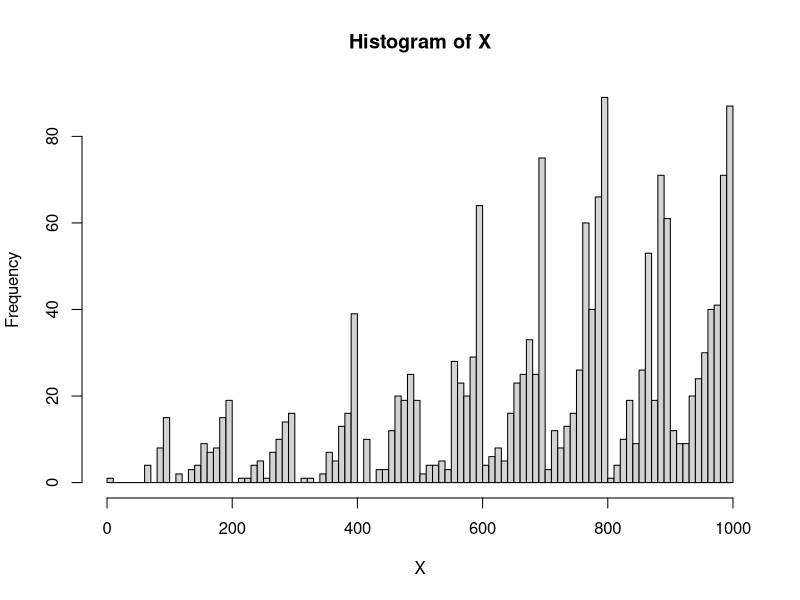
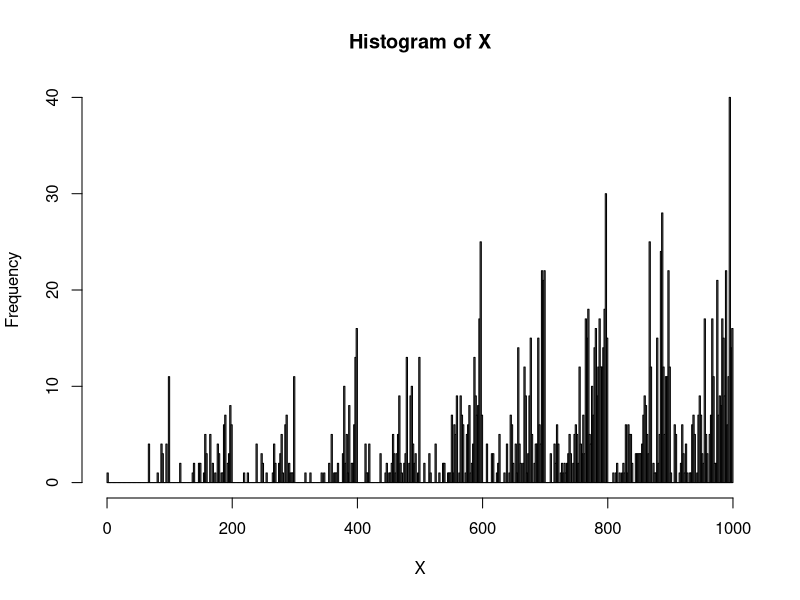
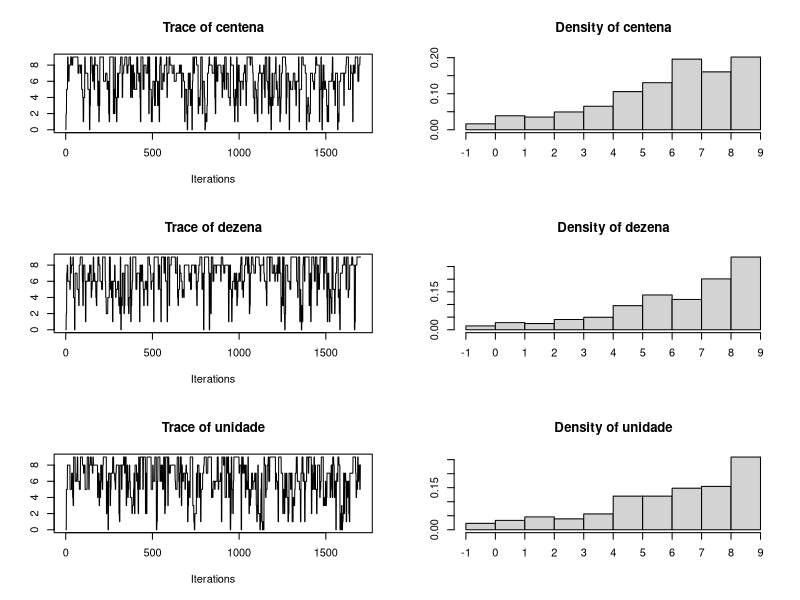
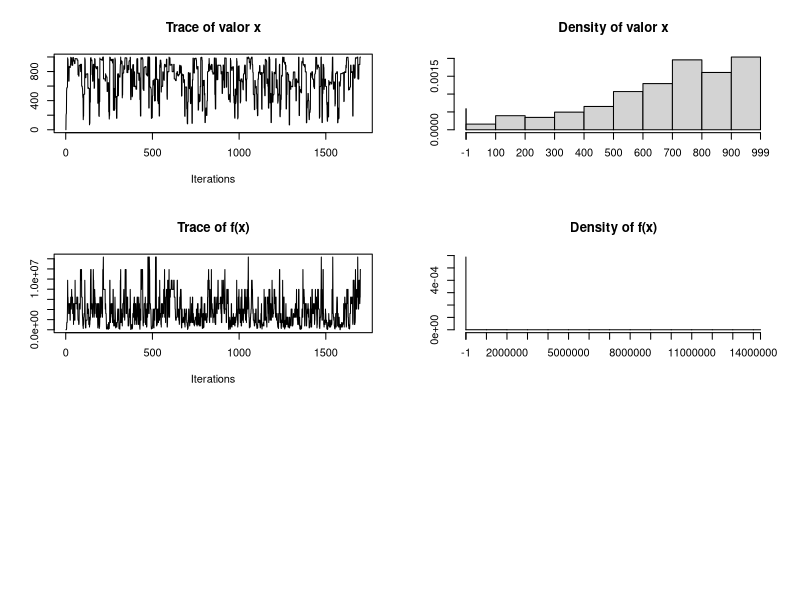
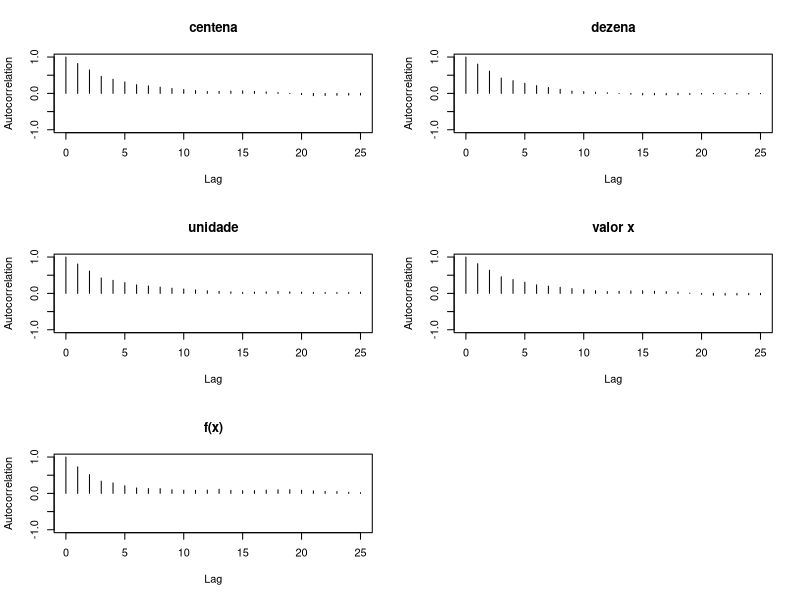
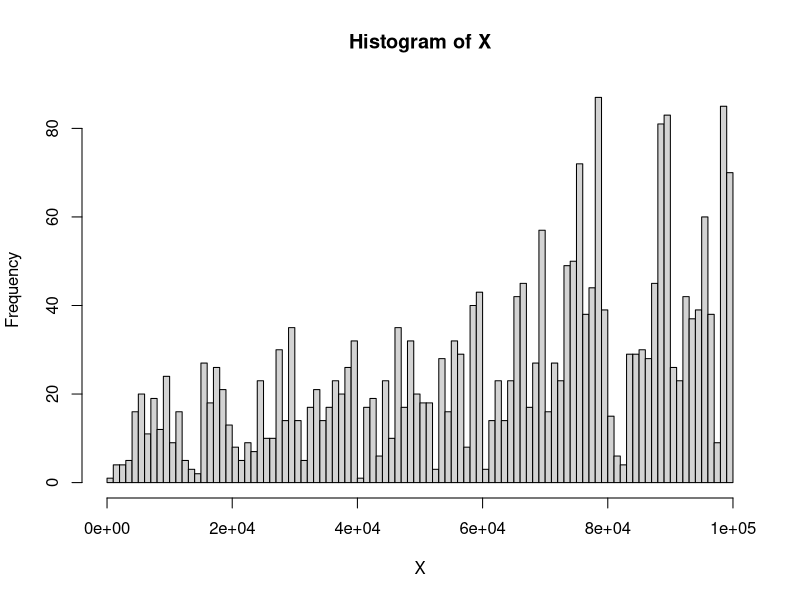
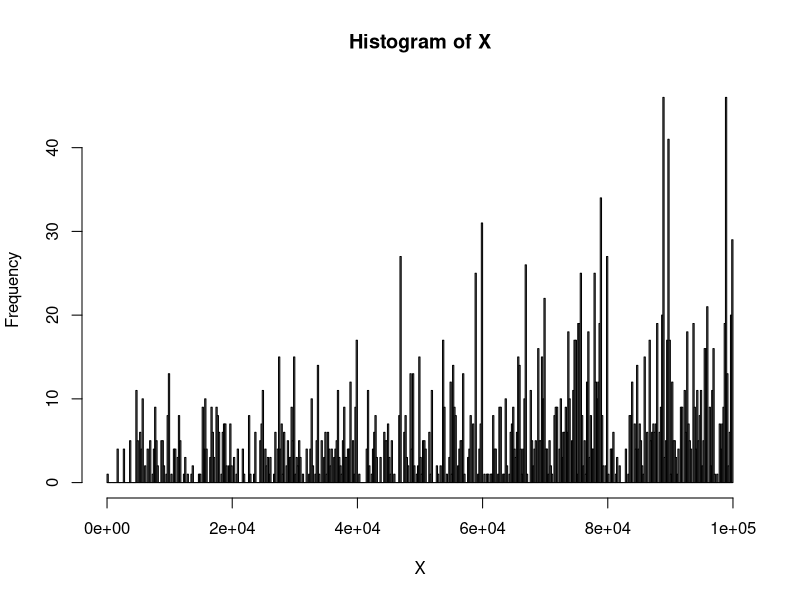
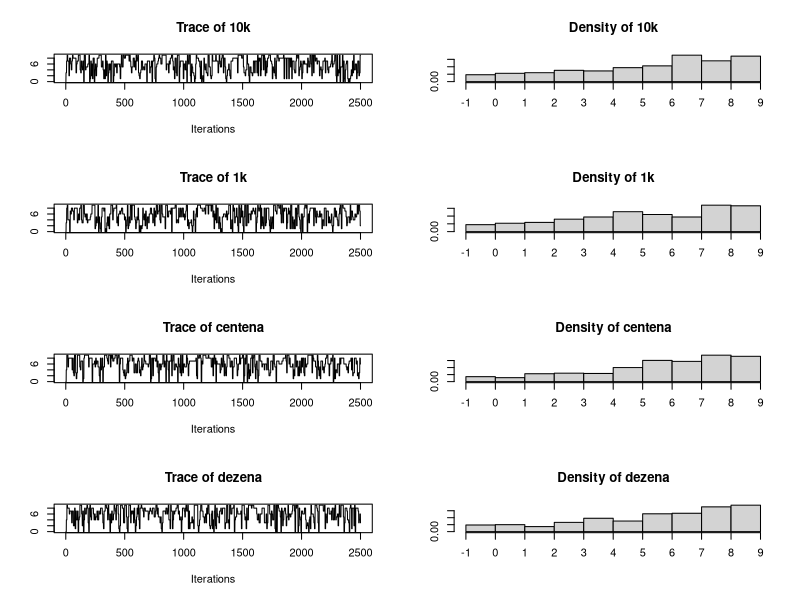

Recreate these plots in R, in order.


####Função para rodar o MCMC dado nro de iterações, ponto inicial, proposta, prob de aceitar e função prop. a densidade
run_MCMC <- function(n_MCMC, ponto_inicial, proposta, prob_aceita, funcao_p){
  it=1
  nro_algarismos <- length(ponto_inicial)
  MCMC_d <- matrix(ncol = n_MCMC, nrow = nro_algarismos)
  MCMC_d[,1] <- ponto_inicial
  while(it < (n_MCMC)){    ### inicia o algoritmo
    for (i in 1:nro_algarismos){         ### para cada um dos dígitos do número
      x_old <- MCMC_d[,it]
      x_new <- x_old
      x_new[i] <- proposta(x_old[i])                ## cria uma proposta
      
      if(runif(1) < prob_aceita(x_old,x_new, funcao_p)){
        MCMC_d[,it+1] <- x_new                         #com probabilidade prob_aceita registra o valor da proposta no MCMV 
      }else{
        MCMC_d[,it+1] <- x_old                         #caso contrario repete o valor antigo 
      }
      it <- it+1
      if (it == n_MCMC){
        break }
    }
  }
  #return(MCMC_d[,-n_MCMC])
  return(MCMC_d)
}



#######Problema Original da aula: P(x) ~ (x[1]+x[2]+x[3])^5 para x = (000, 001...999)
#vamos definir nossas funções para o problema:

funcao_p <- function(x){      ## função proporcional a densidade que queremos amostrar (aqui X é o vetor de dados)
  (x[1]+x[2]+x[3])^(5)
}

proposta <- function(xi){    # aqui xi eh o elemento que queremos amostrar 
  candidatos=c(0:9)
  candidatos=candidatos[-which(candidatos==xi)]#lista posíveis mudanças
  sample(candidatos,1)         # escolhe um elemento da lista de candidatos com dist uniforme
}

#   p_proposta=1/9   - todas as peopostas tem a mesma prob. 

prob_aceita <- function(x_old,x_new, funcao_p){
  min(funcao_p(x_new)/funcao_p(x_old), 1)
}



p=vector()                 #declara vetor que vai guardar resultado da função densidade para cada observação

MCMC_d <- run_MCMC(n_MCMC = 1700, c(0,0,0), proposta = proposta, prob_aceita = prob_aceita, funcao_p = funcao_p)

#################  Estimar E(X)
X <- MCMC_d[1,]*100 + MCMC_d[2,]*10 + MCMC_d[3,]
hist(X,nclass=100)                         ## Olhar a distribuição de X
hist(X,nclass=500)
mean(X,na.rm=T)
sd(X,na.rm=T)


library(coda)
MCMC_coda <- rbind(MCMC_d, MCMC_d[1,]*100+MCMC_d[2,]*10+MCMC_d[3,] ,(MCMC_d[1,]+MCMC_d[2,]+MCMC_d[3,])^5)
row.names(MCMC_coda) <- c("centena","dezena","unidade","valor x","f(x)")

#a <- is.na(MCMC_d)
x <- coda::mcmc(t(MCMC_coda))   #cria elemento coda.mcmc
summary(x, na.rm = TRUE)
plot(x)

accept_rate <- 1 - coda::rejectionRate(x)
accept_rate

coda::effectiveSize(x) ##cerca de 1700 iterações produziram um valor amostral efetivo de ~200 
coda::autocorr.plot(x) #para a centena, dezena, unidade, x e f(x)



########Problema de lista: 
########P(x) ~ (x[1]+x[2]+x[3]+x[4]+x[5])^5 para x = (00000, 00001, ..., 99999)

#vamos definir a função proporcional a densidade que queremos amostrar
funcao_p <- function(x){      ## função proporcional a densidade que queremos amostrar (aqui X é o vetor de dados)
  (x[1]+x[2]+x[3]+x[4]+x[5])^(5)
}

MCMC_d <- run_MCMC(n_MCMC = 2500, c(0,0,0,0,0), proposta = proposta, prob_aceita = prob_aceita, funcao_p = funcao_p)

X <- MCMC_d[1,]*10000 + MCMC_d[2,]*1000 + 100*MCMC_d[3,] + 10*MCMC_d[4,] + MCMC_d[5,]
hist(X,nclass=100)                         ## Olhar a distribuição de X
hist(X,nclass=500)
mean(X,na.rm=T)
sd(X,na.rm=T)

MCMC_coda <- NULL
MCMC_coda <- rbind(MCMC_d,MCMC_d[1,]*10000 + MCMC_d[2,]*1000 + 100*MCMC_d[3,] + 10*MCMC_d[4,] + MCMC_d[5,],
                   (MCMC_d[1,]+MCMC_d[2,]+MCMC_d[3,]+MCMC_d[4,]+MCMC_d[5,])^5)

row.names(MCMC_coda) <- c("10k","1k","centena","dezena","unidade",'x','f(x)')

#a <- is.na(MCMC_d)
x <- coda::mcmc(t(MCMC_coda))   #cria elemento coda.mcmc
summary(x, na.rm = TRUE)
plot(x)

accept_rate <- 1 - coda::rejectionRate(x)
accept_rate

coda::effectiveSize(x) #entre 2000-3000 iterações são necessárias para gerar um tamanho efetivo de ~200 para 
coda::autocorr.plot(x) #10k, 1k, centena, dezena e unidade.
#neste caso, foram necessárias mais iterações do que no problema original. 

